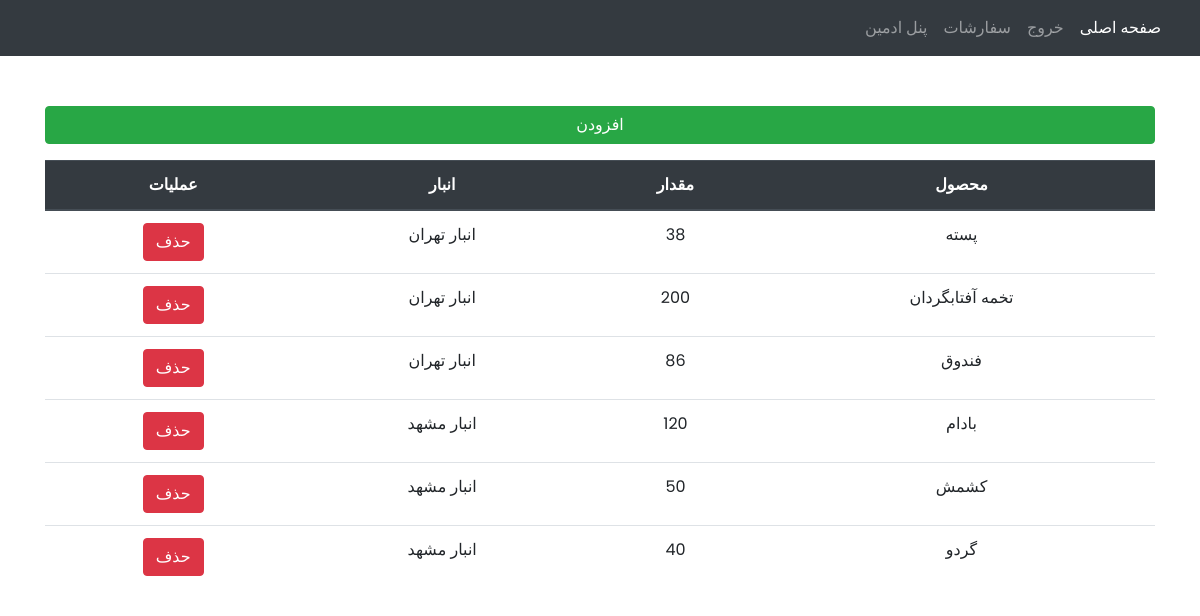
/adminpanel/inventoryProduct (signed in), run on the app's committed database.
### product/models.py (models this page shows, shortened)
class InventoryProduct(models.Model):
    product = models.ForeignKey(Product, related_name='inp_product',on_delete=models.CASCADE ,verbose_name='محصول')
    inventory = models.ForeignKey(Inventory, related_name='inp_inventory', on_delete=models.CASCADE, verbose_name='انبار')
    quantity = models.PositiveIntegerField(verbose_name='موجودی کالا')
    class Meta:
        verbose_name = 'موجودی انبار'
        verbose_name_plural = 'موجودی انبار ها'
        unique_together = [("product", "inventory")]

class Product(models.Model):
    STATUS = (
        ('kg', 'کیلوگرم'),
        ('pack', 'بسته'),
        ('num', 'عدد'),
    )
    name = models.CharField(max_length=120, unique=True, verbose_name='نام')
    price = models.PositiveBigIntegerField(verbose_name='قیمت')
    quantity = models.PositiveIntegerField(verbose_name='موجودی')
    unit = models.CharField(max_length=20, choices=STATUS, verbose_name='واحد')
    image = models.ImageField(upload_to='product/%Y/%B/%d/', verbose_name='تصویر')
    def __str__(self):
        return self.name
    def price_decimal(self):
        return f'{self.price:,}'
    price_decimal.short_description = 'قیمت'
    def product_image(self):
        return mark_safe('<img src="{}" width="80" style="border-radius:50%;" />'.format(self.image.url))
    product_image.short_description = 'تصویر'
    product_image.allow_tags = True
    class Meta:
        verbose_name = 'محصول'
        verbose_name_plural = 'محصولات'

class Inventory(models.Model):
    name = models.CharField(max_length=120, unique=True, verbose_name='نام انبار')
    city = models.ForeignKey(City, related_name='inv_city',on_delete=models.CASCADE ,verbose_name='شهر')
    def __str__(self):
        return self.name
    class Meta:
        verbose_name = 'انبار'
        verbose_name_plural = 'انبار ها'

### adminpanel/views.py (the view)
# urls.py: path('inventoryProduct', InventoryProductListView.as_view(), name="inventoryProduct"),
class InventoryProductListView(UserPassesTestMixin, ListView):
    model = InventoryProduct
    template_name = 'inventoryProduct.html'
    def test_func(self):
            return self.request.user.is_superuser

### templates/inventoryProduct.html
{% extends 'base.html' %}
{% load static %}
{% block bodystyle %}
    <body style="background-image: url('{% static "images/back_shop.jpg" %}'); height: 100%; background-position: center; background-size: cover;background-repeat: no-repeat; background-attachment: fixed;">
{% endblock %}
{% block content %}
<div class="container">
    <a href="{% url 'inventoryProduct_new' %}" class="btn btn-success btn-block mb-3" type="button">افزودن</a>
    <table class="table text-center">
      <thead class="thead-dark">
        <tr>
          <th scope="col">محصول</th>
          <th scope="col">مقدار</th>
          <th scope="col">انبار</th>
          <th scope="col">عملیات</th>
        </tr>
      </thead>
    <tbody style="background-color: #ffffff">
        {% for product in object_list %}
            <tr>
                <td>{{ product.product }}</td>
                <td>{{ product.quantity }}</td>
                <td>{{ product.inventory }}</td>
                <td><a class="btn btn-danger text-white" href="{% url 'inventoryProduct_delete' product.pk %}">حذف</a></td>
            </tr>
        {% endfor %}
    </tbody>
    </table>
    </div>
{% endblock content %}

### static/static_root/css/style.css (style rules this page uses)
* { padding: 0; margin: 0; box-sizing: border-box; font-family: 'Poppins', IRANSansWeb; direction: rtl; }
body { height: 100vh; background: linear-gradient(to top, #c9c9ff 50%, #9090fa 90%) no-repeat }
.container { margin: 50px auto }

### data on the page
InventoryProduct: product "پسته", quantity "38", inventory "انبار تهران"
InventoryProduct: product "تخمه آفتابگردان", quantity "200", inventory "انبار تهران"
InventoryProduct: product "فندوق", quantity "86", inventory "انبار تهران"
InventoryProduct: product "بادام", quantity "120", inventory "انبار مشهد"
InventoryProduct: product "کشمش", quantity "50", inventory "انبار مشهد"
InventoryProduct: product "گردو", quantity "40", inventory "انبار مشهد"
